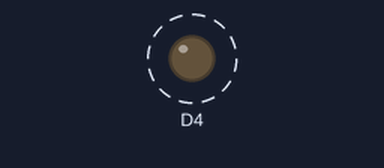
A sketch run on a simulated ESP8266 (NodeMCU). Parts: output pins drawn as LEDs (lit = HIGH). Dashed ring = blinking. WiFi joins after 1.5 s; servers stay silent unless stated; what the sketch prints to the serial monitor is not drawn.

Above: at 2.1 s.
Timing chart, 0 to 6.6 s (numbered marks = the images above):
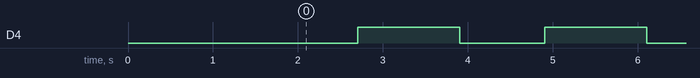

Measured:
- by itself, D4: alternates HIGH for 1.2 s and LOW for 1.0 s

The sketch:

client.ino
```cpp
#include <ESP8266WiFi.h>
#include <SPI.h>
char* ssid="nikita";
char* password = "nikita123";
WiFiClient client;

IPAddress server(192,168,43,25);
void setup() {
Serial.begin(115200);

  // put your setup code here, to run once:
pinMode(D4,OUTPUT);
Serial.print("Connecting to...");
Serial.println(ssid);
WiFi.begin(ssid,password);
delay(1000);
while(WiFi.status()!=WL_CONNECTED){
delay(500);
Serial.println(".");

}
}
void loop() {
  // put your main code here, to run repeatedly:
client.connect(server,80);
digitalWrite(D4,LOW);
Serial.println(".");
Serial.println("hello server\r");
String answer = client.readStringUntil('\r');
//Serial.println("from server");
Serial.println(answer);
client.flush();
digitalWrite(D4,HIGH);
delay(1000);

}
```
